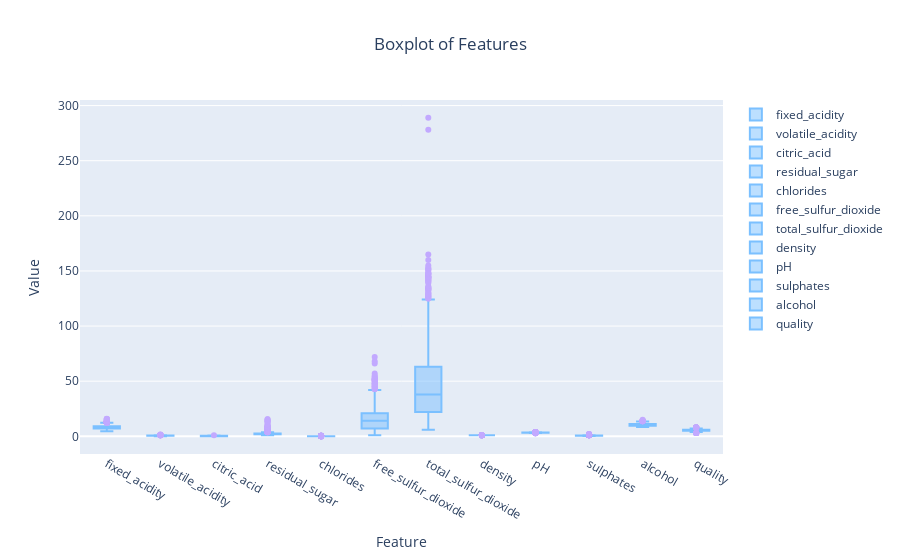

Write notebook code for a chart like this one.
### Markdown cell above
After fixing the columns names, we can check for the outliers in the features itself.

### Code cell
plot_box_chart(wine_df, "Feature", "Value", "Boxplot of Features")

### Figure 1 — Plotly figure (JSON) as saved in the notebook; plotly's stock layout.template omitted (floating-point values rounded to 4 significant figures; data arrays with more than 128 entries replaced by an {"elided": "..."} marker saying what was removed)
{"data": [{"boxpoints": "outliers", "line": {"color": "#7BC0FF"}, "marker": {"color": "#C2A9FF"}, "name": "fixed_acidity", "type": "box", "y": {"elided": "1359 float values"}}, {"boxpoints": "outliers", "line": {"color": "#7BC0FF"}, "marker": {"color": "#C2A9FF"}, "name": "volatile_acidity", "type": "box", "y": {"elided": "1359 float values"}}, {"boxpoints": "outliers", "line": {"color": "#7BC0FF"}, "marker": {"color": "#C2A9FF"}, "name": "citric_acid", "type": "box", "y": {"elided": "1359 float values"}}, {"boxpoints": "outliers", "line": {"color": "#7BC0FF"}, "marker": {"color": "#C2A9FF"}, "name": "residual_sugar", "type": "box", "y": {"elided": "1359 float values"}}, {"boxpoints": "outliers", "line": {"color": "#7BC0FF"}, "marker": {"color": "#C2A9FF"}, "name": "chlorides", "type": "box", "y": {"elided": "1359 float values"}}, {"boxpoints": "outliers", "line": {"color": "#7BC0FF"}, "marker": {"color": "#C2A9FF"}, "name": "free_sulfur_dioxide", "type": "box", "y": {"elided": "1359 float values"}}, {"boxpoints": "outliers", "line": {"color": "#7BC0FF"}, "marker": {"color": "#C2A9FF"}, "name": "total_sulfur_dioxide", "type": "box", "y": {"elided": "1359 float values"}}, {"boxpoints": "outliers", "line": {"color": "#7BC0FF"}, "marker": {"color": "#C2A9FF"}, "name": "density", "type": "box", "y": {"elided": "1359 float values"}}, {"boxpoints": "outliers", "line": {"color": "#7BC0FF"}, "marker": {"color": "#C2A9FF"}, "name": "pH", "type": "box", "y": {"elided": "1359 float values"}}, {"boxpoints": "outliers", "line": {"color": "#7BC0FF"}, "marker": {"color": "#C2A9FF"}, "name": "sulphates", "type": "box", "y": {"elided": "1359 float values"}}, {"boxpoints": "outliers", "line": {"color": "#7BC0FF"}, "marker": {"color": "#C2A9FF"}, "name": "alcohol", "type": "box", "y": {"elided": "1359 float values"}}, {"boxpoints": "outliers", "line": {"color": "#7BC0FF"}, "marker": {"color": "#C2A9FF"}, "name": "quality", "type": "box", "y": {"elided": "1359 int values"}}], "layout": {"autosize": true, "title": {"text": "Boxplot of Features", "x": 0.5}, "xaxis": {"autorange": true, "range": [-0.5, 11.5], "title": {"text": "Feature"}, "type": "category"}, "yaxis": {"autorange": true, "range": [-16.06, 305.1], "title": {"text": "Value"}, "type": "linear"}}}
